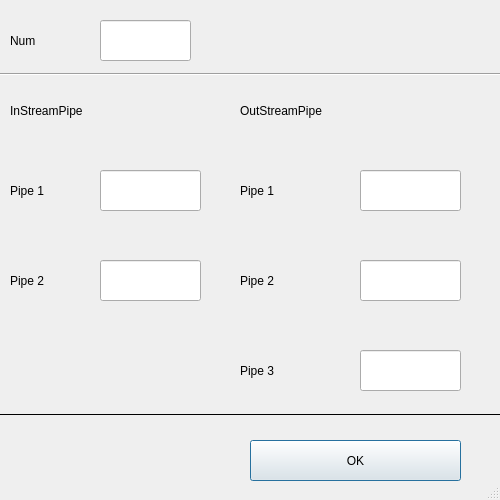
<?xml version="1.0" encoding="UTF-8"?>
<ui version="4.0">
 <class>InputDialog</class>
 <widget class="QDialog" name="InputDialog">
  <property name="geometry">
   <rect>
    <x>0</x>
    <y>0</y>
    <width>500</width>
    <height>500</height>
   </rect>
  </property>
  <property name="minimumSize">
   <size>
    <width>500</width>
    <height>500</height>
   </size>
  </property>
  <property name="maximumSize">
   <size>
    <width>500</width>
    <height>500</height>
   </size>
  </property>
  <property name="windowTitle">
   <string>Dialog</string>
  </property>
  <property name="sizeGripEnabled">
   <bool>true</bool>
  </property>
  <widget class="QLabel" name="label">
   <property name="geometry">
    <rect>
     <x>10</x>
     <y>20</y>
     <width>81</width>
     <height>41</height>
    </rect>
   </property>
   <property name="text">
    <string>Num</string>
   </property>
  </widget>
  <widget class="QLineEdit" name="NumInput">
   <property name="geometry">
    <rect>
     <x>100</x>
     <y>20</y>
     <width>91</width>
     <height>41</height>
    </rect>
   </property>
  </widget>
  <widget class="QLabel" name="label_2">
   <property name="geometry">
    <rect>
     <x>10</x>
     <y>90</y>
     <width>181</width>
     <height>41</height>
    </rect>
   </property>
   <property name="text">
    <string>InStreamPipe</string>
   </property>
  </widget>
  <widget class="QLabel" name="label_3">
   <property name="geometry">
    <rect>
     <x>240</x>
     <y>90</y>
     <width>251</width>
     <height>41</height>
    </rect>
   </property>
   <property name="layoutDirection">
    <enum>Qt::LeftToRight</enum>
   </property>
   <property name="text">
    <string>OutStreamPipe</string>
   </property>
  </widget>
  <widget class="QLabel" name="label_4">
   <property name="geometry">
    <rect>
     <x>10</x>
     <y>170</y>
     <width>81</width>
     <height>41</height>
    </rect>
   </property>
   <property name="text">
    <string>Pipe 1</string>
   </property>
  </widget>
  <widget class="QLabel" name="label_5">
   <property name="geometry">
    <rect>
     <x>10</x>
     <y>260</y>
     <width>81</width>
     <height>41</height>
    </rect>
   </property>
   <property name="text">
    <string>Pipe 2</string>
   </property>
  </widget>
  <widget class="QLabel" name="label_6">
   <property name="geometry">
    <rect>
     <x>240</x>
     <y>170</y>
     <width>111</width>
     <height>41</height>
    </rect>
   </property>
   <property name="text">
    <string>Pipe 1</string>
   </property>
  </widget>
  <widget class="QLabel" name="label_7">
   <property name="geometry">
    <rect>
     <x>240</x>
     <y>260</y>
     <width>111</width>
     <height>41</height>
    </rect>
   </property>
   <property name="text">
    <string>Pipe 2</string>
   </property>
  </widget>
  <widget class="QLabel" name="label_8">
   <property name="geometry">
    <rect>
     <x>240</x>
     <y>350</y>
     <width>111</width>
     <height>41</height>
    </rect>
   </property>
   <property name="text">
    <string>Pipe 3</string>
   </property>
  </widget>
  <widget class="QLineEdit" name="InputPipe1">
   <property name="geometry">
    <rect>
     <x>100</x>
     <y>170</y>
     <width>101</width>
     <height>41</height>
    </rect>
   </property>
  </widget>
  <widget class="QLineEdit" name="InputPipe2">
   <property name="geometry">
    <rect>
     <x>100</x>
     <y>260</y>
     <width>101</width>
     <height>41</height>
    </rect>
   </property>
  </widget>
  <widget class="QLineEdit" name="OutputPipe1">
   <property name="geometry">
    <rect>
     <x>360</x>
     <y>170</y>
     <width>101</width>
     <height>41</height>
    </rect>
   </property>
  </widget>
  <widget class="QLineEdit" name="OutputPipe2">
   <property name="geometry">
    <rect>
     <x>360</x>
     <y>260</y>
     <width>101</width>
     <height>41</height>
    </rect>
   </property>
  </widget>
  <widget class="QLineEdit" name="OutputPipe3">
   <property name="geometry">
    <rect>
     <x>360</x>
     <y>350</y>
     <width>101</width>
     <height>41</height>
    </rect>
   </property>
  </widget>
  <widget class="QPushButton" name="OKButton">
   <property name="geometry">
    <rect>
     <x>250</x>
     <y>440</y>
     <width>211</width>
     <height>41</height>
    </rect>
   </property>
   <property name="text">
    <string>OK</string>
   </property>
  </widget>
  <widget class="Line" name="line">
   <property name="geometry">
    <rect>
     <x>0</x>
     <y>70</y>
     <width>531</width>
     <height>8</height>
    </rect>
   </property>
   <property name="lineWidth">
    <number>1</number>
   </property>
   <property name="orientation">
    <enum>Qt::Horizontal</enum>
   </property>
  </widget>
  <widget class="Line" name="line_2">
   <property name="geometry">
    <rect>
     <x>0</x>
     <y>410</y>
     <width>501</width>
     <height>8</height>
    </rect>
   </property>
   <property name="frameShadow">
    <enum>QFrame::Plain</enum>
   </property>
   <property name="orientation">
    <enum>Qt::Horizontal</enum>
   </property>
  </widget>
 </widget>
 <layoutdefault spacing="6" margin="11"/>
 <resources/>
 <connections/>
</ui>
